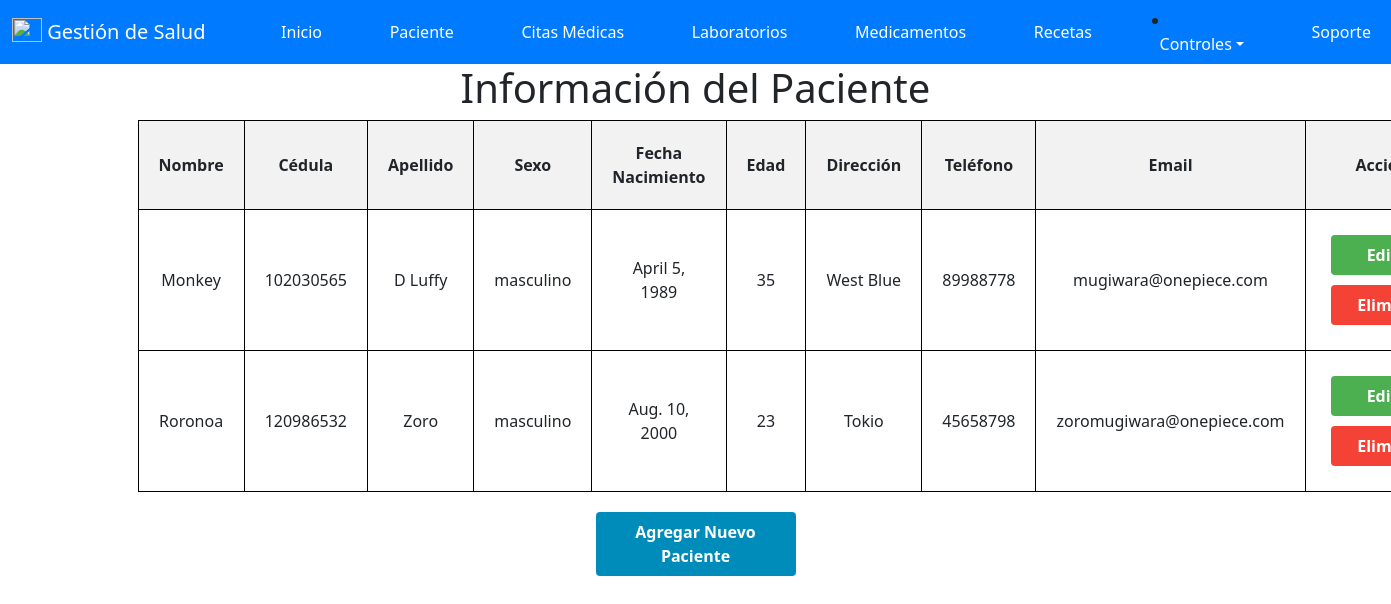
Before: /index/ (signed in) with the older database file.
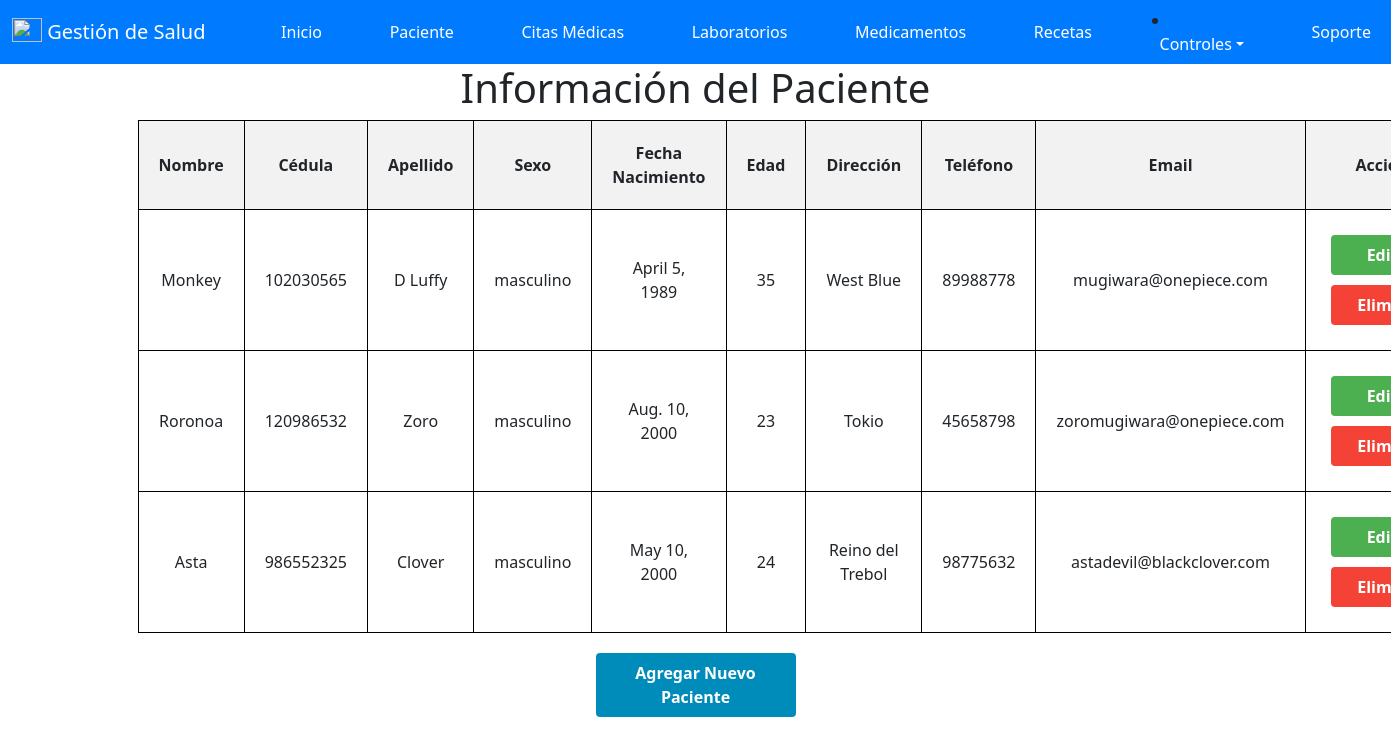
After: the same page with the newer database file.
### salud/models.py (models this page shows, shortened)
class paciente(models.Model):
    id_paciente = models.AutoField(primary_key=True , verbose_name='ID_Paciente')
    cedula = models.IntegerField(null=True,verbose_name='Cedula')
    nombre = models.CharField(max_length=50, verbose_name='Nombre')
    apellido = models.CharField(max_length=50, verbose_name='Apellido')
    sexo = models.CharField(max_length=20, verbose_name='Sexo')
    fecha_Nacimiento = models.DateField(null=True, verbose_name='Fecha de Nacimiento')
    edad = models.IntegerField ( verbose_name='Edad')
    direccion = models.CharField(max_length=50, verbose_name='Direccion')
    telefono = models.IntegerField( verbose_name='Telefono')
    email = models.EmailField( verbose_name='Email')
    id_usuario = models.ForeignKey(User, on_delete=models.CASCADE)

### salud/views.py (the view)
# urls.py: path('index/', views.index, name='index'),
@login_required(login_url='/accounts/login/')
def index(request):
    pacientes = paciente.objects.filter(id_usuario=request.user)
    return render(request, 'Programar/index.html', {'pacientes': pacientes})

### salud/templates/Programar/index.html (shortened to what this page needs)
{% extends "base.html" %}
{% block contenido %}
<!DOCTYPE html>
<html>
<head>
</head>
<body>
    <h1>Información del Paciente</h1>
    <form method="post" action="{% url 'index' %}">
        <table>
            <thead>
                <tr>
                    <th>Nombre</th>
                    <th>Cédula</th>
                    <th>Apellido</th>
                    <th>Sexo</th>
                    <th>Fecha Nacimiento</th>
                    <th>Edad</th>
                    <th>Dirección</th>
                    <th>Teléfono</th>
                    <th>Email</th>
                    <th>Acciones</th>
                </tr>
            </thead>
            <tbody>
                {% for paciente in pacientes %}
                <tr>
                    <td>{{ paciente.nombre }}</td>
                    <td>{{ paciente.cedula }}</td>
                    <td>{{ paciente.apellido }}</td>
                    <td>{{ paciente.sexo }}</td>
                    <td>{{ paciente.fecha_Nacimiento }}</td>
                    <td>{{ paciente.edad }}</td>
                    <td>{{ paciente.direccion }}</td>
                    <td>{{ paciente.telefono }}</td>
                    <td>{{ paciente.email }}</td>
                    <td>
                        <a href="{% url 'editar' paciente.id_paciente %}" class="button edit-button">Editar</a>
                        <a href="{% url 'eliminar' paciente.id_paciente %}" class="button delete-button" onclick="return confirm('¿Estás seguro de que deseas eliminar este paciente?');">Eliminar</a>
                    </td>
                </tr>
                {% empty %}
                <tr>
                    <td colspan="10">No hay pacientes disponibles.</td>
                </tr>
                {% endfor %}
            </tbody>
        </table>
        <a href="{% url 'agregar' %}" class="button add-button">Agregar Nuevo Paciente</a>
    </form>
</body>
</html>
{% endblock %}

Changed rows visible on the page:
added paciente: nombre "Asta", cedula "986552325", apellido "Clover", sexo "masculino", fecha_Nacimiento "May 10, 2000", edad "24", direccion "Reino del Trebol", telefono "98775632", email "astadevil@blackclover.com"
